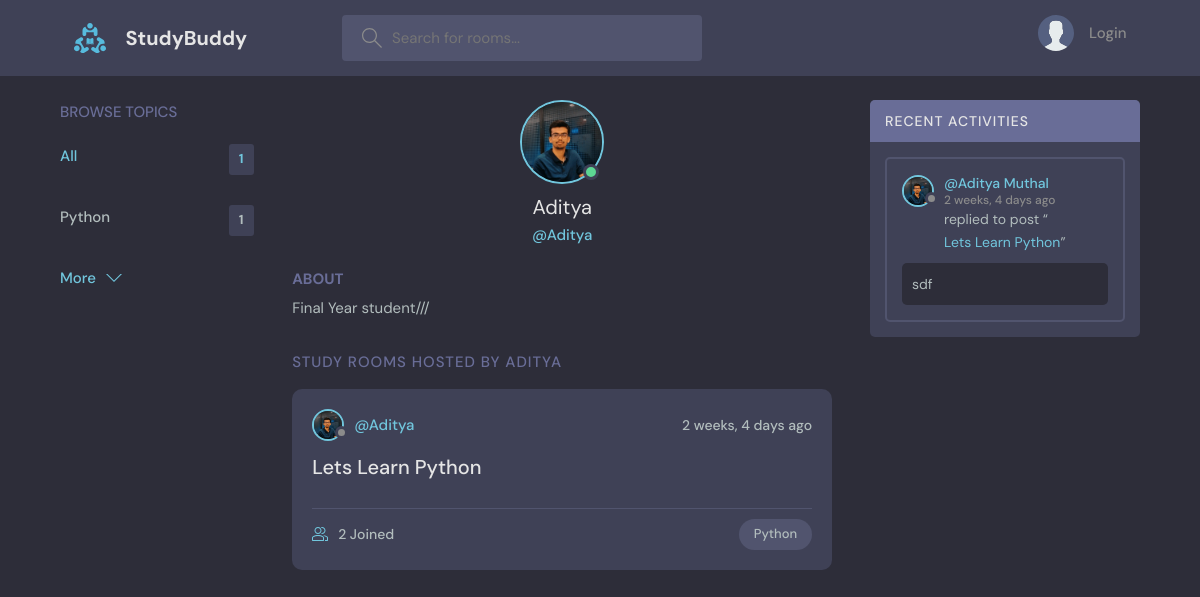
The app's page /profile/1 with its own data.
### base/models.py (models this page shows, shortened)
class Topic(models.Model):
    name = models.CharField(max_length=200)

class User(AbstractUser):
    name = models.CharField(max_length=200, null=True)
    email = models.EmailField(unique=True, null=True)
    bio = models.TextField(null=True)
    avatar = models.ImageField(null=True, default="avatar.svg")
    USERNAME_FIELD = "email"
    REQUIRED_FIELDS = []

class Room(models.Model):
    name = models.CharField(max_length=200)
    topic = models.ForeignKey(Topic, on_delete=models.SET_NULL, null=True)
    host = models.ForeignKey(User, on_delete=models.SET_NULL, null=True)
    description = models.TextField(null=True, blank=True)
    participants = models.ManyToManyField(User, related_name="participants", blank=True)
    updated = models.DateTimeField(auto_now=True)  # updated ts
    created = models.DateTimeField(auto_now_add=True)  # initial ts
    class Meta:
        ordering = ["-updated", "-created"]
    def __str__(self):
        return self.name

class Message(models.Model):
    user = models.ForeignKey(User, on_delete=models.CASCADE)
    room = models.ForeignKey(Room, on_delete=models.CASCADE)
    body = models.TextField()
    updated = models.DateTimeField(auto_now=True)
    created = models.DateTimeField(auto_now_add=True)
    class Meta:
        ordering = ["-updated", "-created"]
    def __str__(self):
        return self.body[0:50]

### base/views.py (the view)
# urls.py: path("profile/<str:pk>", userProfile, name="user-profile"),
def userProfile(request, pk):
    user = User.objects.get(id=pk)
    rooms = user.room_set.all()
    room_messages = user.message_set.all()
    topics = Topic.objects.all()
    context = {
        "user": user,
        "rooms": rooms,
        "room_messages": room_messages,
        "topics": topics,
    }
    return render(request, "base/profile.html", context)

### base/templates/base/profile.html (shortened to what this page needs)
{% extends 'main.html' %}
{% block content %}
<main class="profile-page layout layout--3">
  <div class="container">
    <div>{% include 'base/topics_component.html' %}</div>
    <div class="roomList">
      <div class="profile">
        <div class="profile__avatar">
          <div class="avatar avatar--large active">
            <img src="{{user.avatar.url}}" />
          </div>
        </div>
        <div class="profile__info">
          <h3>{{user.username}}</h3>
          <p>@{{user.username}}</p>
        </div>
        <div class="profile__about">
          <h3>About</h3>
          <p>
            {{user.bio}}
          </p>
        </div>
      </div>
      <div class="roomList__header">
        <div>
          <h2>Study Rooms Hosted by {{user.username}}</a>
          </h2>
        </div>
      </div>
      <div>{% include 'base/feed_component.html' %}</div>
    </div>
    <div>{% include 'base/activity_component.html' %}</div>
  </div>
</main>
{% endblock content %}

### templates/main.html (shortened to what this page needs)
<!DOCTYPE html>
{% load static %}
<html lang="en">
   <head>
      <link rel="stylesheet" href="{% static 'styles/style.css' %}" />
   </head>
   <body>
      {% include 'navbar.html' %}  {% block content %} {% endblock %}
   </body>
</html>

### templates/navbar.html (shortened to what this page needs)
{% load static %}
<header class="header header--loggedIn">
   <div class="container">
      <a href="{% url 'home' %}" class="header__logo">
         <img src="{% static 'images/logo.svg' %}" />
         <h1>StudyBuddy</h1>
      </a>
      <form class="header__search" method="GET" acction="{% url 'home' %}">
         <label>
            <input name="q" placeholder="Search for rooms..." />
         </label>
      </form>
      <nav class="header__menu">
         {% if request.user.is_authenticated %}
         <div class="header__user">
            <a href="{% url 'update_user' %}">
               <div class="avatar avatar--medium active">
                  <img src="{{request.user.avatar.url}}" />
               </div>
               <p>{{request.user.username}} <span>@{{request.user.username}}</span></p>
            </a>
            <button class="dropdown-button">
               <svg
                  version="1.1"
                  xmlns="http://www.w3.org/2000/svg"
                  width="32"
                  height="32"
                  viewBox="0 0 32 32"
               >
                  <title>chevron-down</title>
                  <path d="M16 21l-13-13h-3l16 16 16-16h-3l-13 13z"></path>
               </svg>
            </button>
         </div>
         {% else %}
         <a href="{% url 'login' %}">
            <img src="{% static 'images/avatar.svg' %}" />
            <p>Login</p>
         </a>
         {% endif %}
      </nav>
   </div>
</header>

### base/templates/base/topics_component.html
<div class="topics">
   <div class="topics__header">
      <h2>Browse Topics</h2>
   </div>
   <ul class="topics__list">
      <li>
         <a href="{% url 'home' %}" class="active">All <span>{{topics.count}}</span></a>
      </li>
      {% for topic in topics %}
      <li>
         <a href="{% url 'home' %}?q={{topic.name}}">
            {{topic.name}}<span>{{ topic.room_set.all.count }}</span></a
         >
      </li>
      {% endfor %}
   </ul>
   <a class="btn btn--link" href="{% url 'topics' %}">
      More
      <svg version="1.1" xmlns="http://www.w3.org/2000/svg" width="32" height="32" viewBox="0 0 32 32">
         <title>chevron-down</title>
         <path d="M16 21l-13-13h-3l16 16 16-16h-3l-13 13z"></path>
      </svg>
   </a>
</div>

### base/templates/base/feed_component.html (shortened to what this page needs)
{% for room in rooms %}
<div class="roomListRoom">
   <div class="roomListRoom__header">
      <a href="{% url 'user-profile' room.host.id %}" class="roomListRoom__author">
         <div class="avatar avatar--small">
            <img src="{{room.host.avatar.url}}" />
         </div>
         <span>@{{room.host.username}}</span>
      </a>
      <div class="roomListRoom__actions">
         <span>{{room.created|timesince}} ago</span>
      </div>
   </div>
   <div class="roomListRoom__content">
      <a href="{% url 'room' room.id %}">{{room.name}}</a>
   </div>
   <div class="roomListRoom__meta">
      <a href="{% url 'room' room.id %}" class="roomListRoom__joined">
         {{room.participants.all.count}} Joined
      </a>
      <p class="roomListRoom__topic">{{room.topic.name}}</p>
   </div>
</div>
{% endfor %}

### base/templates/base/activity_component.html (shortened to what this page needs)
<div class="activities">
   <div class="activities__header">
      <h2>Recent Activities</h2>
   </div>
   {% for message in room_messages %}
   <div class="activities__box">
      <div class="activities__boxHeader roomListRoom__header">
         <a href="{% url 'user-profile' message.user.id %}" class="roomListRoom__author">
            <div class="avatar avatar--small">
               <img src="{{message.user.avatar.url}}" />
            </div>
            <p>
               @{{message.user.name}}
               <span>{{message.created|timesince}} ago</span>
            </p>
         </a>
      </div>
      <div class="activities__boxContent">
         <p>replied to post “<a href="{% url 'room' message.room.id %}">{{message.room}}</a>”</p>
         <div class="activities__boxRoomContent">{{message}}</div>
      </div>
   </div>
   {% endfor %}
</div>

### records on screen
Topic: name "Python", room_set.all.count "1"
User: avatar (picture), username "Aditya", bio "Final Year student///", username "ADITYA"
Room: host.avatar (picture), host.username "Aditya", created "2 weeks, 4 days", name "Lets Learn Python", participants.all.count "2", topic.name "Python"
Message: user.avatar (picture), user.name "Aditya Muthal", created "2 weeks, 4 days", room "Lets Learn Python", body "sdf"

### other values on screen
{{ topics.count }} "1"
